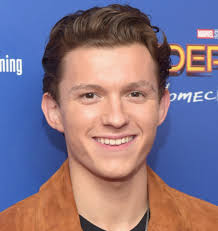
#> input picture ironman.jpg, 218 x 231 px
$ python cv7.py
#> lines starting #> are read from the running program, lines starting #| are printed output that depends on the picture; after the words box and inside, x2 and y2 are one past the last pixel; in counts of white or black regions, pixels touching at a corner belong together
# -*- coding: utf-8 -*-
"""
Created on Tue Oct  8 11:08:51 2019

@author: Harshit
"""

import numpy as np
import cv2

img = cv2.imread('ironman.jpg', cv2.IMREAD_COLOR)
#> img is the input picture: shape (231, 218, 3); mean B, G, R 135.5, 117.3, 134.6

img[55,55] = [255,255,255]
#> img: shape (231, 218, 3); under 0.01% of pixels changed, all inside (x1, y1, x2, y2) = (55, 55, 56, 56)
px = img[55,55]
#> px = [255, 255, 255]
print(px)
#| [255 255 255]
roi = img[100:150, 100:150] = [255,255,255]
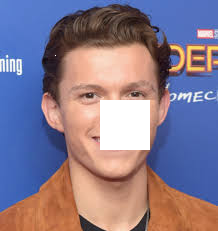
#> img: shape (231, 218, 3); mean B, G, R 141.2, 122, 136.4
face = img[10:100, 50:140]
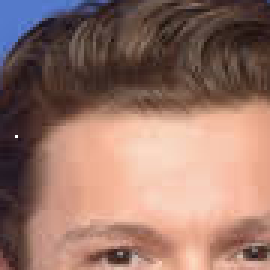
#> face: shape (90, 90, 3) (shown 3 times larger); mean B, G, R 103.8, 115.3, 150
img[0:90, 0:90] = face
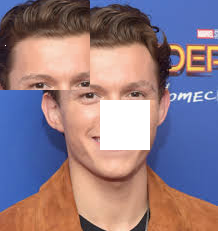
#> img: shape (231, 218, 3); 16.08% of pixels changed, all inside (x1, y1, x2, y2) = (0, 0, 90, 90)
cv2.imshow('image', img)
cv2.waitKey(0)
cv2.destroyAllWindows

$ run again, with rat.jpg copied over ironman.jpg
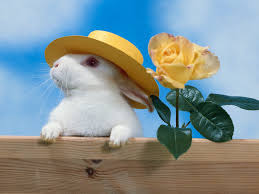
#> input picture rat.jpg, 259 x 194 px
#> img is the input picture: shape (194, 259, 3); mean B, G, R 148, 146.9, 133.3
#> px = [255, 255, 255]
#| [255 255 255]
#> `face = img[10:100, 50:140]`:
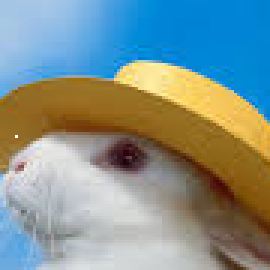
#> face: shape (90, 90, 3) (shown 3 times larger); mean B, G, R 144.4, 147.4, 130.4
#> `img[0:90, 0:90] = face`:
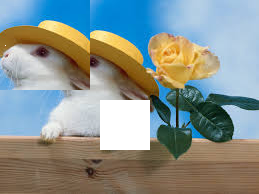
#> img: shape (194, 259, 3); mean B, G, R 143.7, 147.1, 136.8
